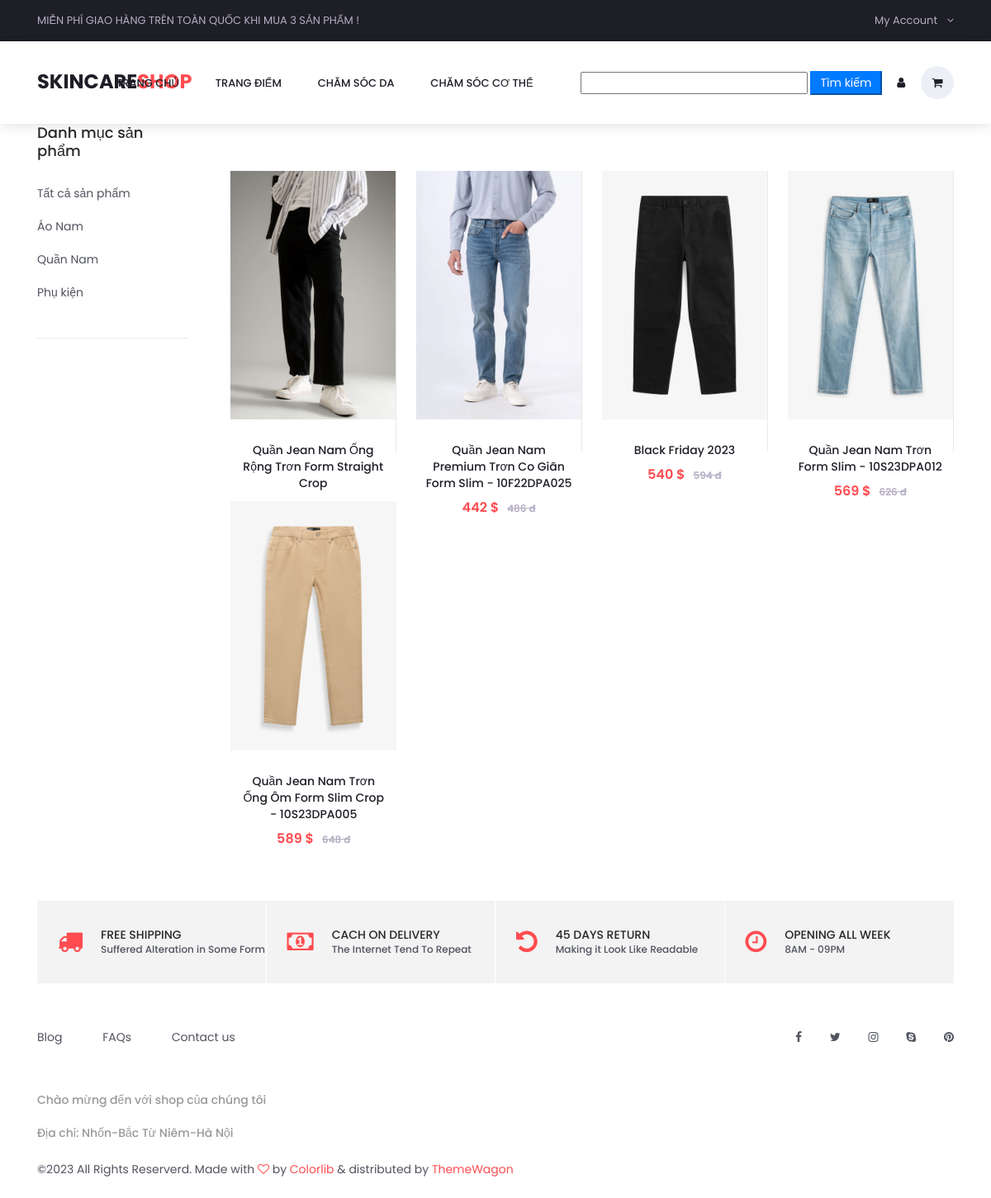
Screenshot of /index.php?act=categories&iddm=34 with the database file from the repository.
### tables this page shows
CREATE TABLE `danhmuc` (
  `id` int(11) NOT NULL,
  `name` varchar(255) NOT NULL
);

CREATE TABLE `sanpham` (
  `id` int(11) NOT NULL,
  `name` varchar(255) NOT NULL,
  `price` double(10,2) DEFAULT 0.00,
  `img` varchar(255) DEFAULT NULL,
  `mota` text DEFAULT NULL,
  `luotxem` int(11) NOT NULL DEFAULT 0,
  `iddm` int(11) NOT NULL
);

### model/pdo.php (called while the page is built, shortened)
<?php
function pdo_get_connection(){
    $dburl = "mysql:host=localhost;dbname=duan1;charset=utf8";
    $username = 'root';
    $password = '';
    $conn = new PDO($dburl, $username, $password);
    $conn->setAttribute(PDO::ATTR_ERRMODE, PDO::ERRMODE_EXCEPTION);
    return $conn;
}
function pdo_query($sql){
    $sql_args = array_slice(func_get_args(), 1);
    try{
        $conn = pdo_get_connection();
        $stmt = $conn->prepare($sql);
        $stmt->execute($sql_args);
        $rows = $stmt->fetchAll();
        return $rows;
    }
    catch(PDOException $e){
        throw $e;
    }
    finally{
        unset($conn);
    }
}
?>

### model/danhmuc.php (called while the page is built, shortened)
<?php
    function loadall_danhmuc(){
        $sql="select * from danhmuc order by id desc";
        $listdanhmuc=pdo_query($sql);
        return $listdanhmuc;
    }
?>

### model/sanpham.php (called while the page is built, shortened)
<?php
    function loadall_sanpham_trangchu(){
        $sql = "select * from sanpham where 1 order by price desc limit 15 ";
        $listsanpham =pdo_query($sql);
        return $listsanpham;
    }
    function loadall_sanpham($kyw="", $iddm=0)
    {
        $sql = "select * from sanpham where 1";
        if ($iddm > 0) {
            $sql .= " and iddm= '" . $iddm . "'";
        }
        $sql .= " order by id desc";
        $listsanpham = pdo_query($sql);
        return $listsanpham;
    }
?>

### views/categories.php (the view, shortened to what this page needs)
<head>
        <link rel="stylesheet" type="text/css" href="views/styles/categories_responsive.css">
        <link rel="stylesheet" type="text/css" href="views/styles/categories_styles.css">
    </head>
	<div class="container product_section_container" >
		<div class="row">
			<div class="col product_section clearfix">
				<div class="sidebar">
					<div class="sidebar_section">
						<div class="sidebar_title">
							<h5>Danh mục sản phẩm</h5>
						</div>
						<ul class="sidebar_categories">
                            <li><a href="index.php?act=categories&iddm=0">Tất cả sản phẩm</a></li>
                            <?php foreach ($dmsp as $dm) : ?>
                                <li><a href="index.php?act=categories&iddm=<?= $dm['id']?>"><?= $dm['name']?></a></li>
                            <?php endforeach;?>
                        </ul>
					</div>
				</div>
				<div class="main_content">
					<div class="products_iso">
						<div class="row">
							<div class="col">
								<div class="product-grid">
                                    <?php foreach ($dssp as $sp) : ?>
									<div class="product-item women">
										<div class="product product_filter">
											<a href="index.php?act=ctsp&idsp=<?= $sp['id'] ?>" class="product_image">
                                                <img src="views/images/<?= $sp['img'] ?>" alt="">
                                            </a>
											<div class="product_info">
												<h6 class="product_name"><a a href="index.php?act=ctsp&idsp=<?= $sp['id'] ?>"><?= $sp['name'] ?></a></h6>
                                                <div class="product_price"><?= number_format($sp['price']) ?> $<span><?= number_format($sp['price']*110/100) ?> đ</span></div>
                                            </div>
										</div>
                                    </div>
                                    <?php endforeach; ?>
                                </div>
							</div>
						</div>
					</div>
				</div>
			</div>
		</div>
	</div>
	<div class="benefit">
		<div class="container">
			<div class="row benefit_row">
				<div class="col-lg-3 benefit_col">
					<div class="benefit_item d-flex flex-row align-items-center">
						<div class="benefit_icon"><i class="fa fa-truck" aria-hidden="true"></i></div>
						<div class="benefit_content">
							<h6>free shipping</h6>
							<p>Suffered Alteration in Some Form</p>
						</div>
					</div>
				</div>
				<div class="col-lg-3 benefit_col">
					<div class="benefit_item d-flex flex-row align-items-center">
						<div class="benefit_icon"><i class="fa fa-money" aria-hidden="true"></i></div>
						<div class="benefit_content">
							<h6>cach on delivery</h6>
							<p>The Internet Tend To Repeat</p>
						</div>
					</div>
				</div>
				<div class="col-lg-3 benefit_col">
					<div class="benefit_item d-flex flex-row align-items-center">
						<div class="benefit_icon"><i class="fa fa-undo" aria-hidden="true"></i></div>
						<div class="benefit_content">
							<h6>45 days return</h6>
							<p>Making it Look Like Readable</p>
						</div>
					</div>
				</div>
				<div class="col-lg-3 benefit_col">
					<div class="benefit_item d-flex flex-row align-items-center">
						<div class="benefit_icon"><i class="fa fa-clock-o" aria-hidden="true"></i></div>
						<div class="benefit_content">
							<h6>opening all week</h6>
							<p>8AM - 09PM</p>
						</div>
					</div>
				</div>
			</div>
		</div>
	</div>

### views/styles/main_styles.css (style rules this page uses)
* { margin: 0; padding: 0; }
body { font-family: 'Poppins', sans-serif; font-size: 14px; line-height: 23px; font-weight: 400; background: #FFFFFF; color: #1e1e27; }
div { display: block; position: relative; -webkit-box-sizing: border-box; -moz-box-sizing: border-box; box-sizing: border-box; }
ul { list-style: none; margin-bottom: 0px; }
p { font-family: 'Poppins', sans-serif; font-size: 14px; line-height: 1.7; font-weight: 500; color: #989898; -webkit-font-smoothing: antialiased; -webkit-text-shadow: rgba(0,0,0,.01) 0 0 1px; text-shadow: rgba(0,0,0,.01) 0 0 1px; }
a, a:hover, a:visited, a:active, a:link { text-decoration: none; -webkit-font-smoothing: antialiased; -webkit-text-shadow: rgba(0,0,0,.01) 0 0 1px; text-shadow: rgba(0,0,0,.01) 0 0 1px; }
h5 { font-size: 16px; }
h6 { font-size: 14px; }
h1, h2, h3, h4, h5, h6 { color: #282828; -webkit-font-smoothing: antialiased; -webkit-text-shadow: rgba(0,0,0,.01) 0 0 1px; text-shadow: rgba(0,0,0,.01) 0 0 1px; }
.clearfix::before, .clearfix::after { content: ""; display: table; }
.clearfix::after { clear: both; }
.clearfix { zoom: 1; }
.product-grid { width: 100%; margin-top: 57px; }
.product-item { width: 20%; height: 380px; cursor: pointer; }
.product-item::after { display: block; position: absolute; top: 0; left: -1px; width: calc(100% + 1px); height: 100%; pointer-events: none; content: ''; border: solid 2px rgba(235,235,235,0); border-radius: 3px; -webkit-transition: all 0.3s ease; -moz-transition: all 0.3s ease; -ms-transition: all 0.3s ease; -o-transition: all 0.3s ease; transition: all 0.3s ease; }
.product { width: 100%; height: 340px; border-right: solid 1px #e9e9e9; }
.product_image { width: 100%; }
.product_image img { width: 100%; }
.product_info { text-align: center; padding-left: 10px; padding-right: 10px; }
.product_name { margin-top: 27px; }
.product_name a { color: #1e1e27; line-height: 20px; }
.product_price { font-size: 16px; color: #fe4c50; font-weight: 600; }
.product_price span { font-size: 12px; margin-left: 10px; color: #b5aec4; text-decoration: line-through; }
.benefit { margin-top: 74px; }
.benefit_row { padding-left: 15px; padding-right: 15px; }
.benefit_col { padding-left: 0px; padding-right: 0px; }
.benefit_item { height: 100px; background: #f3f3f3; border-right: solid 1px #FFFFFF; padding-left: 25px; }
.benefit_col:last-child .benefit_item { border-right: none; }
.benefit_icon i { font-size: 30px; color: #fe4c50; }
.benefit_content { padding-left: 22px; }
.benefit_content h6 { text-transform: uppercase; line-height: 18px; font-weight: 500; margin-bottom: 0px; }
.benefit_content p { font-size: 12px; line-height: 18px; margin-bottom: 0px; color: #51545f; }

### views/categories.php (style rules this page uses)
.product-grid { display: flex; flex-wrap: wrap; justify-content: space-between; padding-bottom: 10px; }
.product-item { width: 23%; margin-bottom: 20px; box-sizing: border-box; }

### rows the page displays
danhmuc: name "Áo Nam"
danhmuc: name "Quần Nam"
danhmuc: name "Phụ kiện"
sanpham: img (picture), name "Quần Jean Nam Ống Rộng Trơn Form Straight Crop"
sanpham: img (picture), name "Quần Jean Nam Premium Trơn Co Giãn Form Slim - 10F22DPA025", price "442", $sp['price']*110/100 "486"
sanpham: img (picture), name "Black Friday 2023", price "540", $sp['price']*110/100 "594"
sanpham: img (picture), name "Quần Jean Nam Trơn Form Slim - 10S23DPA012", price "569", $sp['price']*110/100 "626"
sanpham: img (picture), name "Quần Jean Nam Trơn Ống Ôm Form Slim Crop - 10S23DPA005", price "589", $sp['price']*110/100 "648"
